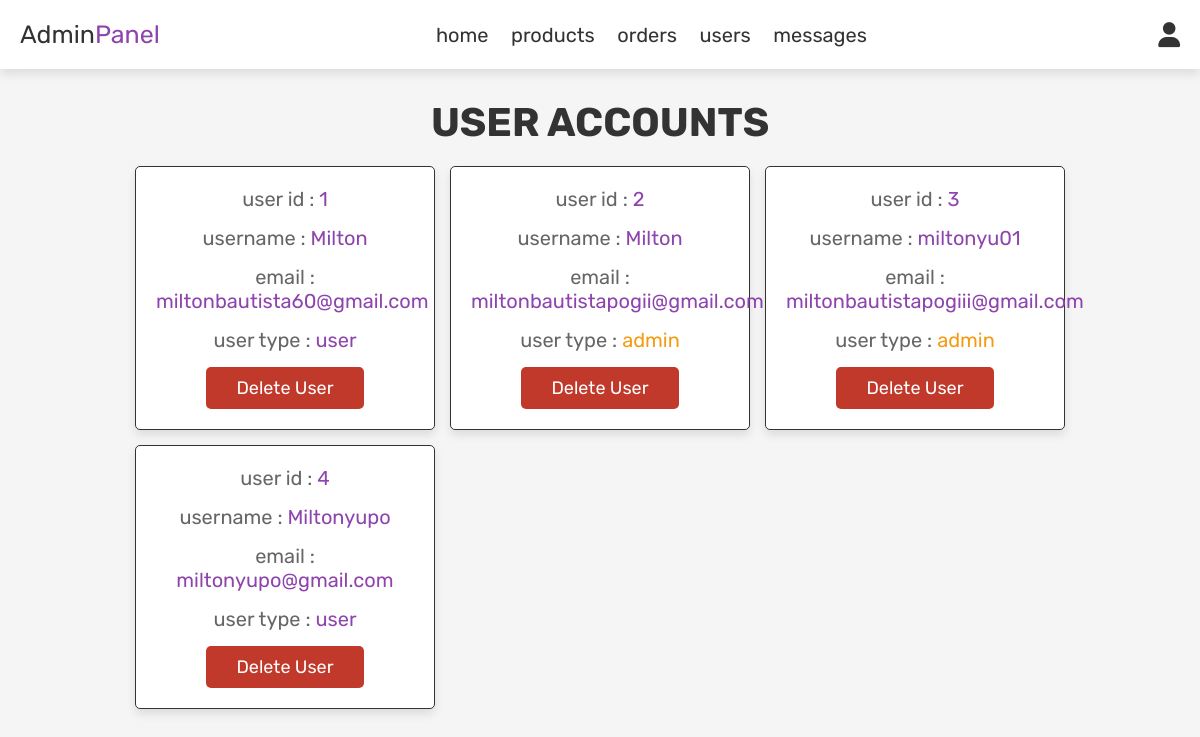
Page /admin_users.php (signed in) on the earlier database version.
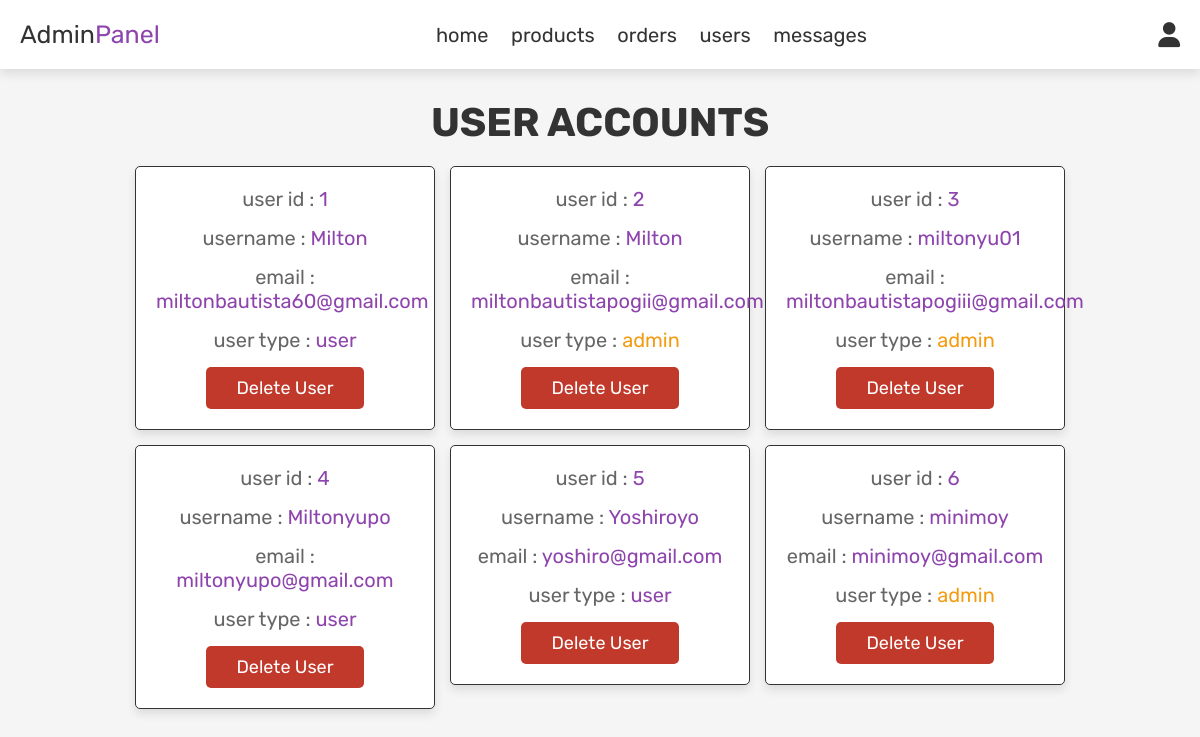
Same page on the later database version.
### tables this page shows
CREATE TABLE `users` (
  `id` int(100) NOT NULL,
  `name` varchar(100) NOT NULL,
  `email` varchar(100) NOT NULL,
  `password` varchar(100) NOT NULL,
  `user_type` varchar(20) NOT NULL DEFAULT 'user',
  `birthdate` date DEFAULT NULL,
  `bookshop_name` varchar(100) DEFAULT NULL,
  `gender` varchar(10) DEFAULT NULL
);

### admin_users.php (the view, shortened to what this page needs)
<?php
include 'config.php';
?>
<!DOCTYPE html>
<html lang="en">
<head>
   <link rel="stylesheet" href="https://cdnjs.cloudflare.com/ajax/libs/font-awesome/6.0.0/css/all.min.css">
   <link rel="stylesheet" href="css/admin-section/admin_style.css">
</head>
<body>
<?php include 'admin_header.php'; ?>
<section class="users">
   <h1 class="title"> user accounts </h1>
   <div class="box-container">
      <?php
         $select_users = mysqli_query($conn, "SELECT * FROM `users`") or die('query failed');
         while($fetch_users = mysqli_fetch_assoc($select_users)){
      ?>
      <div class="box">
         <p> user id : <span><?php echo $fetch_users['id']; ?></span> </p>
         <p> username : <span><?php echo $fetch_users['name']; ?></span> </p>
         <p> email : <span><?php echo $fetch_users['email']; ?></span> </p>
         <p> user type : <span style="color:<?php if($fetch_users['user_type'] == 'admin'){ echo 'var(--orange)'; } ?>"><?php echo $fetch_users['user_type']; ?></span> </p>
         <a href="admin_users.php?delete=<?php echo $fetch_users['id']; ?>" onclick="return confirm('delete this user?');" class="delete-btn">delete user</a>
      </div>
      <?php
         };
      ?>
   </div>
</section>
</body>
</html>

Differences in the rows shown:
added users: id "5", name "Yoshiroyo", email "yoshiro@gmail.com", user_type "user"
added users: id "6", name "minimoy", email "minimoy@gmail.com", user_type "admin"
